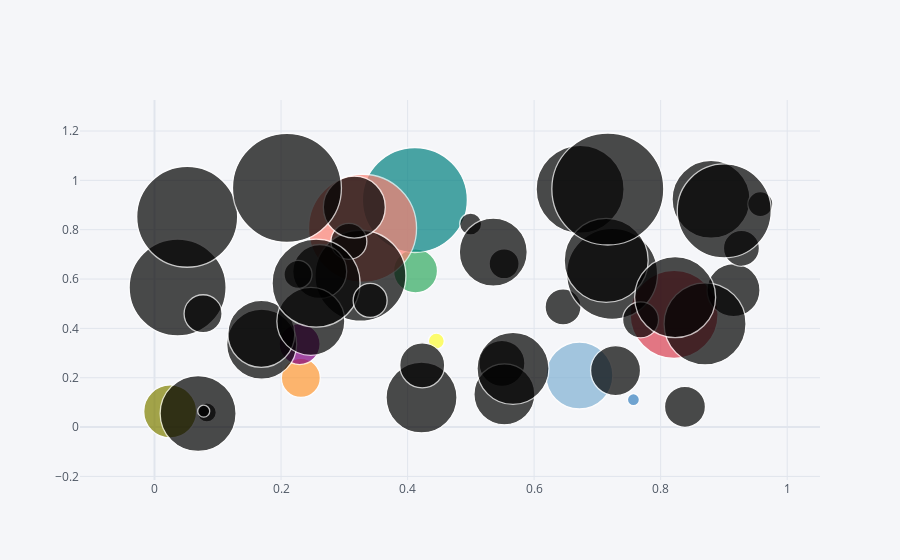

Source (notebook cell):
### Markdown cell above
- Bubble charts can be used with kind=bubble and by assigning one column as the size

### Code cell
df2.iplot(kind='bubble',x='a',y='b',size='c')

### Figure 1 — Plotly figure (JSON) as saved in the notebook; plotly's stock layout.template omitted (floating-point values rounded to 4 significant figures)
{"data": [{"marker": {"color": ["rgb(255, 153, 51)", "rgb(55, 128, 191)", "rgb(50, 171, 96)", "rgb(128, 0, 128)", "rgb(219, 64, 82)", "rgb(0, 128, 128)", "rgb(255, 255, 51)", "rgb(128, 128, 0)", "rgb(251, 128, 114)", "rgb(128, 177, 211)"], "line": {"width": 1.3}, "size": [39, 12, 44, 41, 88, 105, 16, 53, 108, 67, 46, 78, 36, 53, 41, 30, 70, 22, 91, 36, 91, 25, 88, 97, 36, 54, 82, 71, 67, 68, 61, 62, 72, 101, 109, 28, 88, 68, 19, 34, 50, 76, 36, 84, 112, 45, 94, 38, 81, 12], "symbol": "circle"}, "mode": "markers", "text": "", "type": "scatter", "x": [0.2313, 0.757, 0.4125, 0.2294, 0.8213, 0.4115, 0.4454, 0.02479, 0.3288, 0.6715, 0.5491, 0.8796, 0.6458, 0.9152, 0.8384, 0.5526, 0.1694, 0.4997, 0.3255, 0.3072, 0.7233, 0.9576, 0.6727, 0.03655, 0.9277, 0.2611, 0.8702, 0.422, 0.1688, 0.2471, 0.553, 0.3158, 0.5666, 0.05166, 0.2093, 0.2268, 0.2554, 0.5354, 0.0827, 0.3408, 0.7288, 0.06892, 0.7683, 0.7139, 0.7165, 0.4231, 0.9005, 0.07678, 0.8229, 0.0778], "y": [0.1992, 0.1109, 0.6331, 0.3364, 0.4566, 0.9205, 0.3484, 0.06337, 0.806, 0.2092, 0.2583, 0.9233, 0.4872, 0.555, 0.08217, 0.662, 0.3362, 0.8232, 0.6134, 0.7526, 0.6213, 0.9038, 0.9639, 0.5657, 0.7245, 0.6305, 0.4183, 0.1198, 0.3779, 0.4285, 0.1329, 0.8914, 0.2377, 0.8525, 0.9692, 0.6187, 0.5831, 0.7092, 0.05943, 0.5132, 0.229, 0.05504, 0.4345, 0.6755, 0.965, 0.2505, 0.8762, 0.4593, 0.5266, 0.06452]}], "layout": {"legend": {"bgcolor": "#F5F6F9", "font": {"color": "#4D5663"}}, "paper_bgcolor": "#F5F6F9", "plot_bgcolor": "#F5F6F9", "title": {"font": {"color": "#4D5663"}}, "xaxis": {"gridcolor": "#E1E5ED", "showgrid": true, "tickfont": {"color": "#4D5663"}, "title": {"font": {"color": "#4D5663"}, "text": ""}, "zerolinecolor": "#E1E5ED"}, "yaxis": {"gridcolor": "#E1E5ED", "showgrid": true, "tickfont": {"color": "#4D5663"}, "title": {"font": {"color": "#4D5663"}, "text": ""}, "zerolinecolor": "#E1E5ED"}}}
